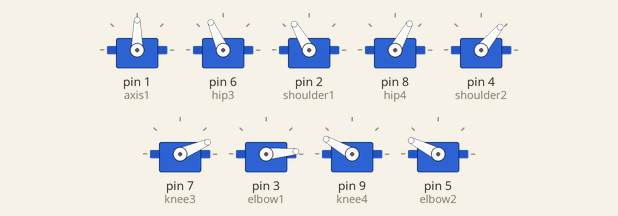
A sketch run on a simulated Arduino Uno, built with avr-gcc and run on an emulated ATmega328P. On the bench: 9 × servo.

Above: at 12.75 s.
At 13.1 s:
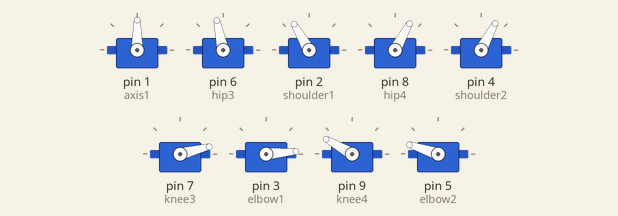
At 13.5 s:
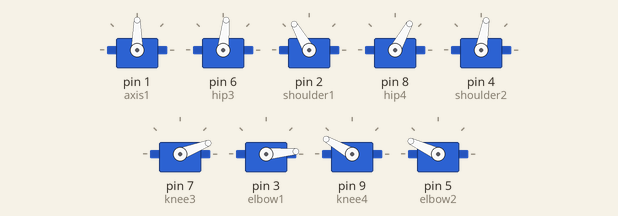
At 14.25 s:
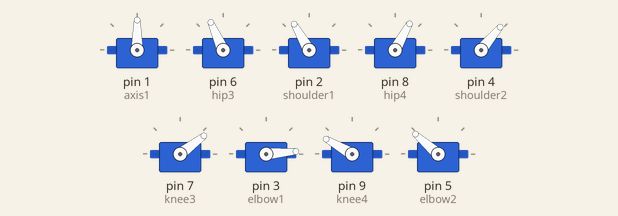
At 15.15 s:
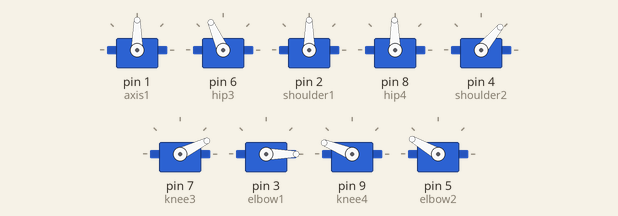
At 16.1 s:
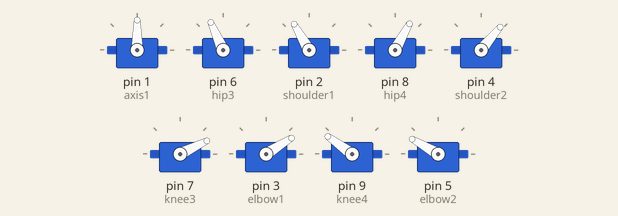
Timing chart, 0 to 20.6 s (numbered marks = the images above):
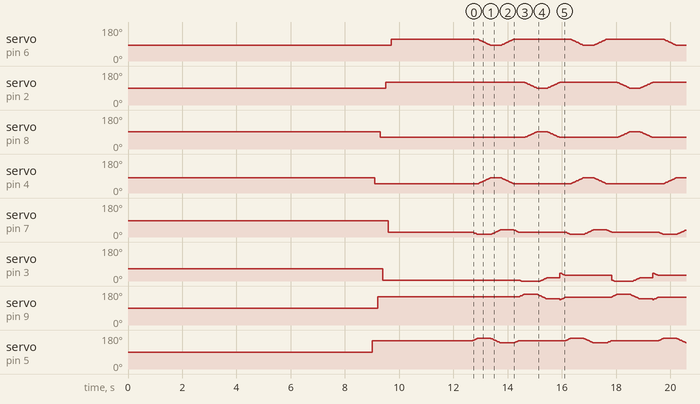

The sketch:

walking.ino
```cpp
#include <Servo.h>
Servo axis1;
Servo shoulder1;
Servo elbow1;
Servo shoulder2;
Servo elbow2;
Servo hip3;
Servo knee3;
Servo hip4;
Servo knee4;
int a1 = 90;// variable to store the servo position
int s1 = 90;
int s2 = 80;
int h3 = 84;
int h4 = 91;
int e1 = 65;
int e2 = 90;
int k3 = 86;
int k4 = 90;
int d1 = 500;
int d2 = 1000;
int d3 = 50;
int d4 = 75;
int d5 = 100;
int d6 = 3000;
int m = 0;

void setup() {
  axis1.write(a1);
  axis1.attach(1);//red
  delay(d1);
  hip3.write(h3);
  hip3.attach(6);//purple
  delay(d1);
  shoulder1.write(s1);
  shoulder1.attach(2);//orange
  delay(d1);
  hip4.write(h4);
  hip4.attach(8);//grey
  delay(d1);
  shoulder2.write(s2);
  shoulder2.attach(4);//green
  delay(d2);
  knee3.write(k3);
  knee3.attach(7);//black
  delay(d2);
  elbow1.write(e1);
  elbow1.attach(3);//yellow
  delay(d2);
  knee4.write(k4);
  knee4.attach(9);//white
  delay(d2);
  elbow2.write(e2);
  elbow2.attach(5);//blue
  delay(d6);
  elbow2.write(e2+60);
  delay(d5);
  shoulder2.write(s2-30);
  delay(d5);
  knee4.write(k4+60);
  delay(d5);
  hip4.write(h4-30);
  delay(d5);
  elbow1.write(e1-60);
  delay(d5);
  shoulder1.write(s1+30);
  delay(d5);
  knee3.write(k3-60);
  delay(d5);
  hip3.write(h3+30);
    delay(d6);
  }
void loop() {
walk3();
        }
void walk1(){
     knee3.write(k3-70);
     delay(0);
     elbow2.write(e2+70);
     delay(d5);
     shoulder2.write(s2);
     delay(0);
     hip3.write(h3);
     delay(d5);
     knee3.write(k3-20);
     delay(0);
     elbow2.write(e2+20);
     delay(d5);
     shoulder2.write(s2-30);
     delay(0);
     hip3.write(h3+30);
     delay(d5);
     knee3.write(k3-60);
     delay(0);
     elbow2.write(e2+60);
     delay(d5);
     knee4.write(k4+70);
     delay(0);
     elbow1.write(e1-70);
     delay(d5);
     shoulder1.write(s1);
     delay(0);
     hip4.write(h4);
     delay(d5);
     knee4.write(k4+20);
     delay(0);
     elbow1.write(e1-20);
     delay(d5);
     shoulder1.write(s1+30);
     delay(0);
     hip4.write(h4-30);
     delay(d5);
     knee4.write(k4+60);
     delay(0);
     elbow1.write(e1-60);
     delay(d5);}
void walk2() {
     shoulder1.write(s1-30);
     delay(d4);
     elbow1.write(e1);
     delay(d5);
     shoulder2.write(s2+30);
     delay(d4);
     elbow2.write(e2);
     delay(d5);
      hip3.write(h3+30);
     delay(d4);
     knee3.write(k3);
     delay(d5);
    hip4.write(h4-30);
     delay(d4);
     knee4.write(k4);
     delay(d5);
     shoulder1.write(s1+30);
     delay(d4);
     elbow1.write(e1-60);
     delay(d5);
     shoulder2.write(s2-30);
     delay(d4);
     elbow2.write(e2+60);
     delay(d5);
      hip3.write(h3+30);
     delay(d4);
     knee3.write(k3-60);
     delay(d5);
    hip4.write(h4-30);
     delay(d4);
     knee4.write(k4+60);
     }
void walk3(){
  for (m = 0; m <= 12; m += 1) {
     knee3.write(k3-60-m);
     delay(0);
     elbow2.write(e2+60+m);
     delay(15);}
  for (m = 0; m <= 30; m += 1) {
     shoulder2.write(s2-30+m);
     delay(0);
     hip3.write(h3+30-m);
     delay(15);}
  for (m = 0; m <= 24; m += 1) {
     knee3.write(k3-72+m);
     delay(0);
     elbow2.write(e2+72-m);
     delay(15);}
  for (m = 0; m <= 30; m += 1) {
     shoulder2.write(s2-m);
     delay(0);
     hip3.write(h3+m);
     delay(15);}
  for (m = 0; m <=12; m += 1){
    knee3.write(k3-48-m);
    delay(0);
    elbow2.write(e2+48+m);
    delay(15);}
  for (m = 0; m <= 12; m += 1) {
     knee4.write(k4+60+m);
     delay(0);
     elbow1.write(e1-60-m);
     delay(15);}
  for (m = 0; m <= 30; m += 1) {
     shoulder1.write(s1+30-m);
     delay(0);
     hip4.write(h4-30+m);
     delay(15);}
  for (m = 0; m <= 24; m += 1) {
     knee4.write(k4+72-m);
     delay(0);
     elbow1.write(e1-72+m);
     delay(15);}
  for (m = 0; m <= 30; m += 1) {
     shoulder1.write(s1+m);
     delay(0);
     hip4.write(h4-m);
     delay(15);}
  for (m = 0; m <=12; m+= 1){
    knee4.write(k3+48+m);
    delay(0);
    elbow1.write(e2-48-m);
    delay(15);}
     }
```

Measured:
- by itself, servo on pin 3 (elbow1): repeats every 3.4 s: 3° 0.03 s, 1° 0.03 s, 0° 0.70 s, 1° 0.03 s, 3° 0.03 s, 5° 0.03 s, 7° 0.03 s, 9° 0.03 s, 11° 0.03 s, 13° 0.03 s, 15° 0.03 s, 17° 0.48 s, 42° 0.03 s, 40° 0.03 s, 38° 0.03 s, 36° 0.03 s, 34° 0.03 s, 32° 0.03 s, 30° 1.7 s, 5° 0.03 s
